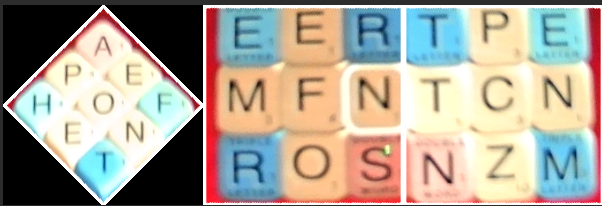
#> input picture test.png, 602 x 206 px
$ python optimize.py
#> lines starting #> are read from the running program, lines starting #| are printed output that depends on the picture; after the words box and inside, x2 and y2 are one past the last pixel; in counts of white or black regions, pixels touching at a corner belong together
import numpy as np
import pytesseract
import cv2

def translate(img):
    results = pytesseract.image_to_string(img)
    print('[RESULTS]', results)

def showimg(img):
    translate(img)
    cv2.imshow("Resulting Image", img)
    cv2.setWindowProperty("Resulting Image", cv2.WND_PROP_TOPMOST, 1)
    cv2.waitKey(0)
    cv2.destroyAllWindows()

# Automatic brightness and contrast optimization with optional histogram clipping
# [43 lines left out: function automatic_brightness_and_contrast, not called in this run]

img = cv2.imread('test.png')
#> img is the input picture: shape (206, 602, 3); mean B, G, R 147.8, 160.7, 169
img = cv2.cvtColor(img, cv2.COLOR_BGR2GRAY)
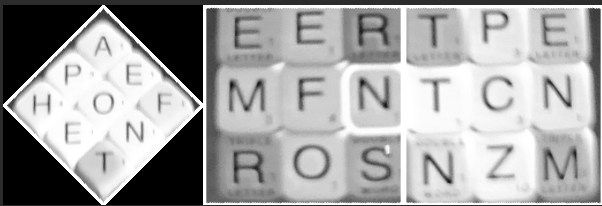
#> img: shape (206, 602); min 0, max 255, mean 161.7
img = cv2.cvtColor(img, cv2.COLOR_GRAY2BGR)
#> img: shape (206, 602, 3)
thresh, img = cv2.threshold(img, 170, 255, cv2.THRESH_BINARY)
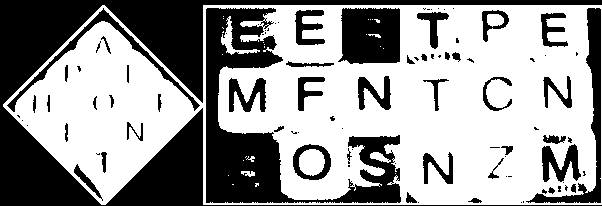
#> img: shape (206, 602, 3); 59.9% white; 93 black regions (49 under 20 px), largest, box (x1, y1, x2, y2) and area: (0, 0, 602, 206) 23617, (206, 8, 401, 203) 11688, (338, 8, 400, 64) 3107

showimg(img)
#> (the call stopped at in translate, `results = pytesseract.image_to_string(img)`: pytesseract is not available in this run)
